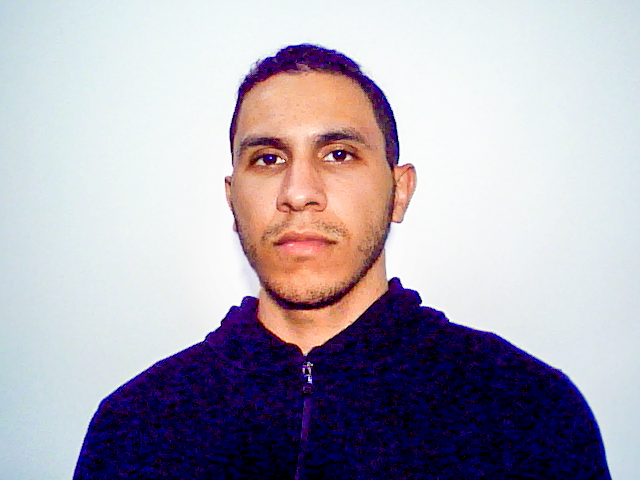
#> input picture images/randre.png, 640 x 480 px, found by its file name
$ python thresholding.py
#> lines starting #> are read from the running program, lines starting #| are printed output that depends on the picture; after the words box and inside, x2 and y2 are one past the last pixel; in counts of white or black regions, pixels touching at a corner belong together
import cv2 as cv
import numpy as np
from matplotlib import pyplot as plt
img = cv.imread('./images/randre.png', cv.IMREAD_GRAYSCALE)
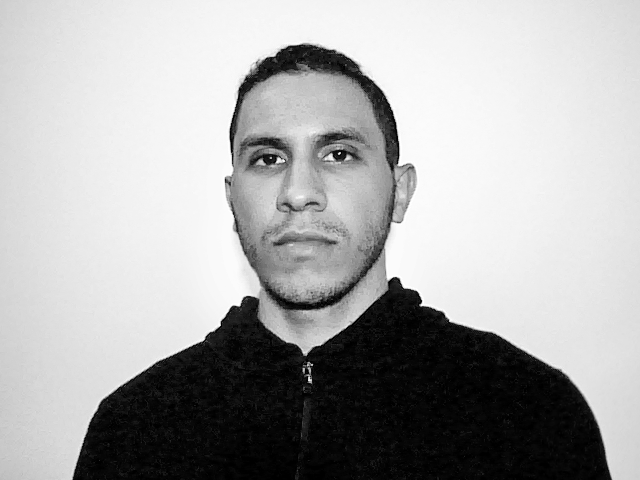
#> img: shape (480, 640); min 0, max 255, mean 170.2
assert img is not None, "file could not be read, check with os.path.exists()"
ret,thresh1 = cv.threshold(img,127,255,cv.THRESH_BINARY)
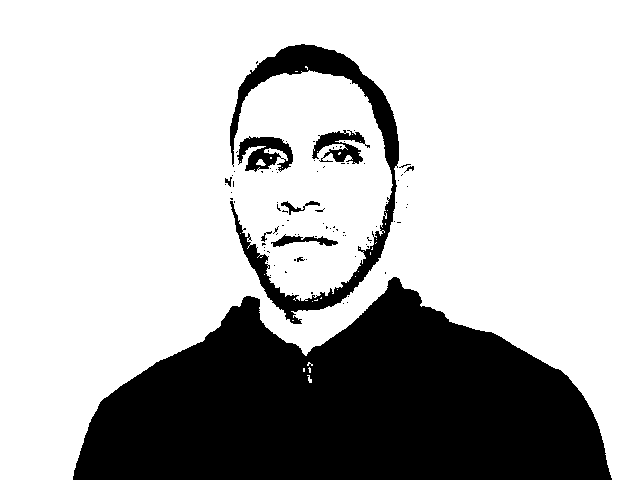
#> thresh1: shape (480, 640); 73.2% white; 91 black regions (81 under 20 px), largest, box (x1, y1, x2, y2) and area: (73, 277, 612, 480) 71554, (230, 44, 399, 324) 7940, (237, 136, 293, 172) 1168
ret,thresh2 = cv.threshold(img,127,255,cv.THRESH_BINARY_INV)
ret,thresh3 = cv.threshold(img,127,255,cv.THRESH_TRUNC)
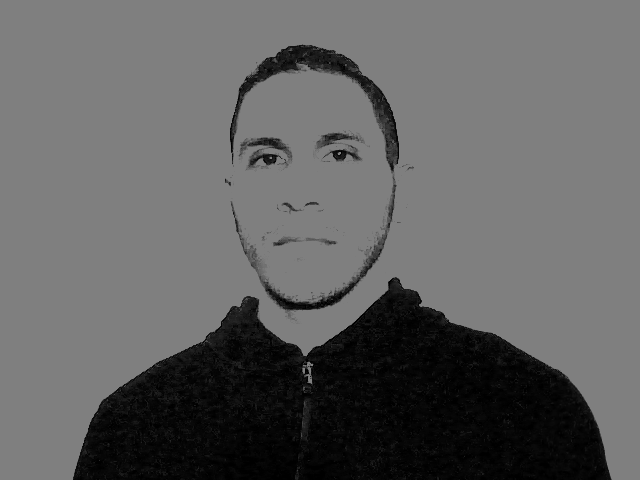
#> thresh3: shape (480, 640); min 0, max 127, mean 97.4
ret,thresh4 = cv.threshold(img,127,255,cv.THRESH_TOZERO)
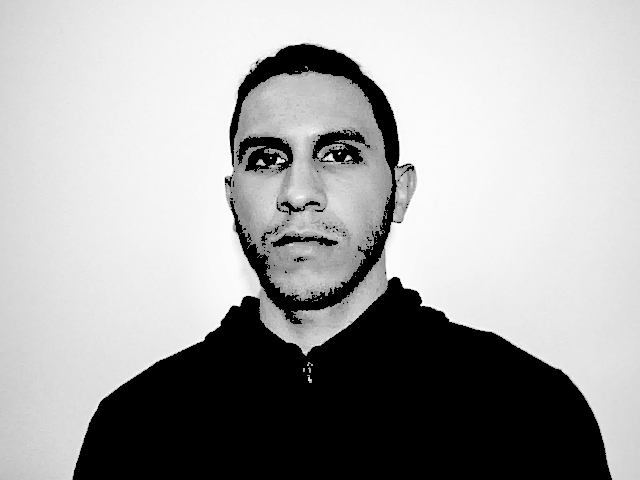
#> thresh4: shape (480, 640); min 0, max 255, mean 165.7
ret,thresh5 = cv.threshold(img,127,255,cv.THRESH_TOZERO_INV)
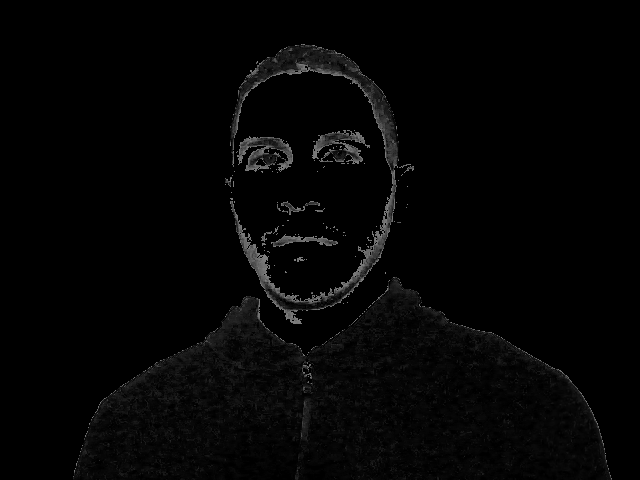
#> thresh5: shape (480, 640); min 0, max 127, mean 4.5
titles = ['Original Image','BINARY','BINARY_INV','TRUNC','TOZERO','TOZERO_INV']
images = [img, thresh1, thresh2, thresh3, thresh4, thresh5]
for i in range(6):
 plt.subplot(2,3,i+1),plt.imshow(images[i],'gray',vmin=0,vmax=255)
 plt.title(titles[i])
 plt.xticks([]),plt.yticks([])
plt.show()

$ run again, with images/adinan.png copied over images/randre.png
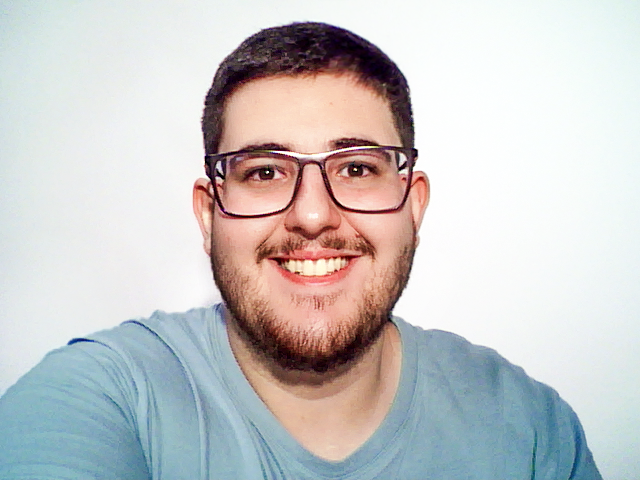
#> input picture images/adinan.png, 640 x 480 px, found by its file name
#> `ret,thresh1 = cv.threshold(img,127,255,cv.THRESH_BINARY)`:
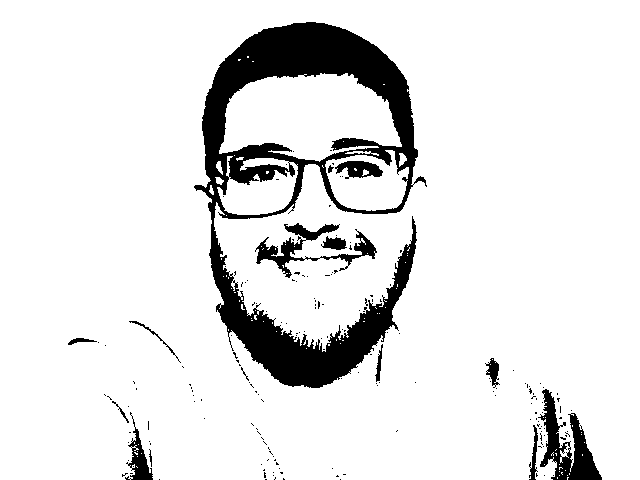
#> thresh1: shape (480, 640); 89.5% white; 184 black regions (169 under 20 px), largest, box (x1, y1, x2, y2) and area: (194, 22, 427, 388) 25361, (538, 389, 602, 480) 2333, (255, 223, 377, 278) 1688
#> `ret,thresh5 = cv.threshold(img,127,255,cv.THRESH_TOZERO_INV)`:
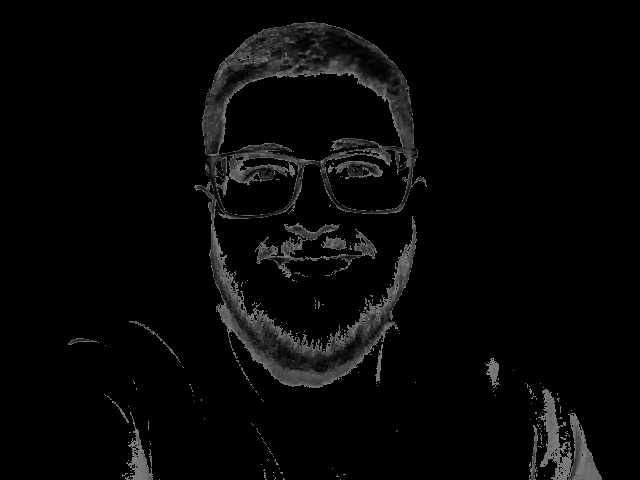
#> thresh5: shape (480, 640); min 0, max 127, mean 7.1

$ run again, with images/enzo.png copied over images/randre.png
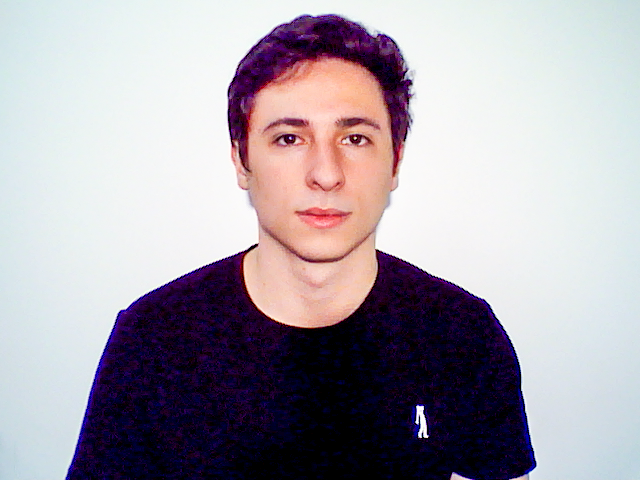
#> input picture images/enzo.png, 640 x 480 px, found by its file name
#> `ret,thresh1 = cv.threshold(img,127,255,cv.THRESH_BINARY)`:
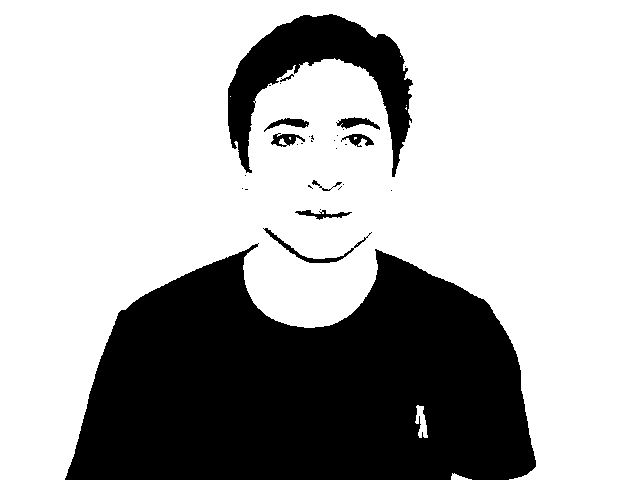
#> thresh1: shape (480, 640); 69.9% white; 31 black regions (21 under 20 px), largest, box (x1, y1, x2, y2) and area: (65, 243, 536, 480) 79992, (228, 14, 413, 177) 10687, (263, 228, 372, 263) 438
#> `ret,thresh5 = cv.threshold(img,127,255,cv.THRESH_TOZERO_INV)`:
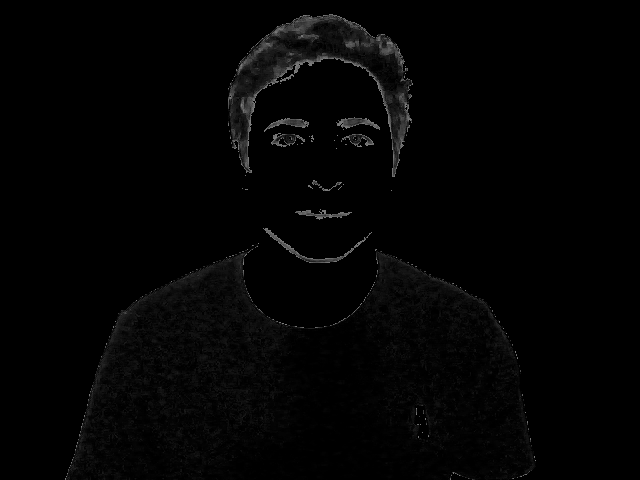
#> thresh5: shape (480, 640); min 0, max 127, mean 3.5

$ run again, with images/giovanna.png copied over images/randre.png
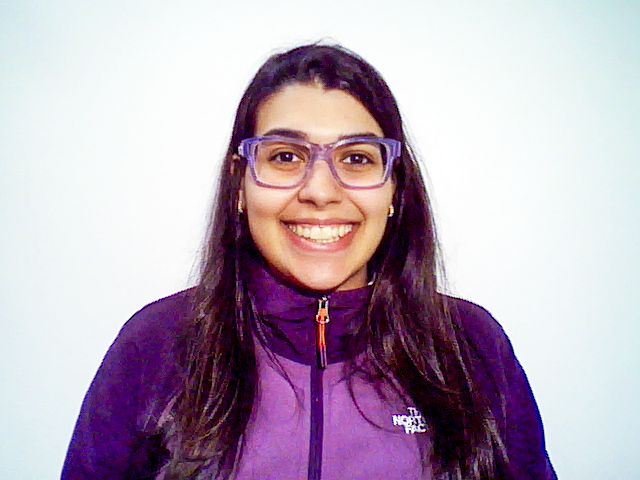
#> input picture images/giovanna.png, 640 x 480 px, found by its file name
#> `ret,thresh1 = cv.threshold(img,127,255,cv.THRESH_BINARY)`:
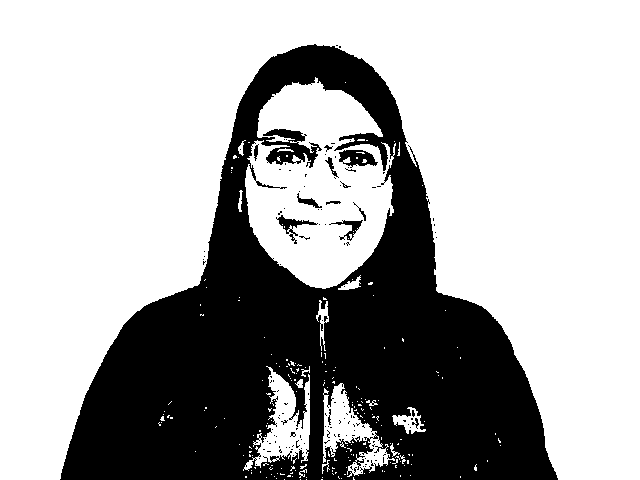
#> thresh1: shape (480, 640); 68% white; 139 black regions (126 under 20 px), largest, box (x1, y1, x2, y2) and area: (60, 44, 558, 480) 96459, (339, 150, 378, 168) 424, (276, 215, 318, 244) 289
#> `ret,thresh5 = cv.threshold(img,127,255,cv.THRESH_TOZERO_INV)`:
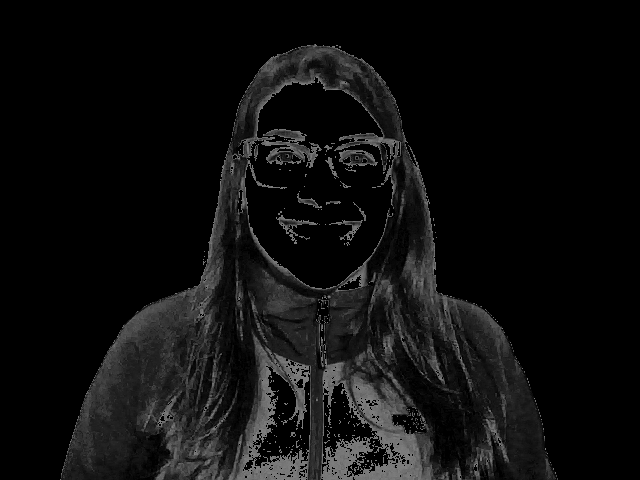
#> thresh5: shape (480, 640); min 0, max 127, mean 14.7
